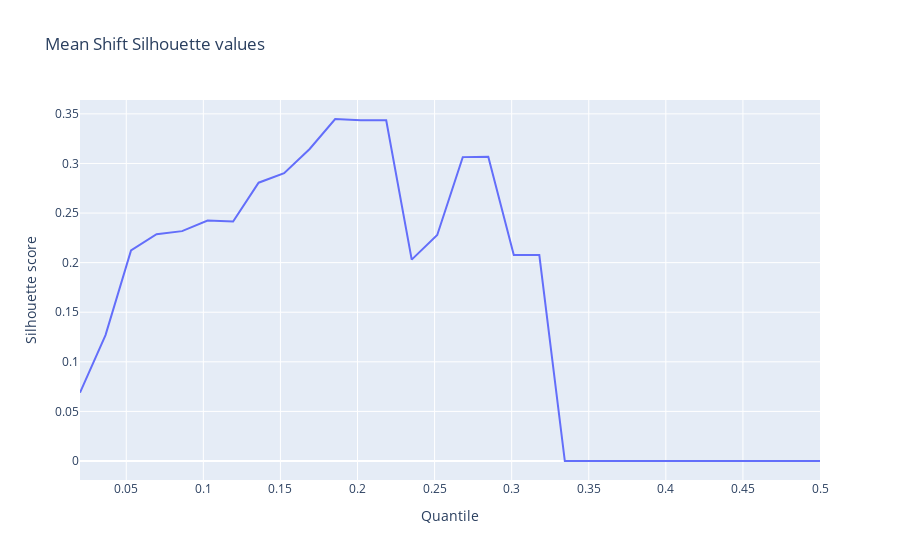

The cell this chart's notebook holds for it:
### Markdown cell above
#### Example with Mean Shift

### Code cell
silhouette_values = []
for quantile in np.linspace(0.02, 0.5, 30):
	bw = estimate_bandwidth(X=norm_df, quantile=quantile)
	agg = MeanShift(bandwidth=bw).fit(norm_df)
	try:
		score = silhouette_score(norm_df, agg.predict(norm_df))
		silhouette_values.append([score, quantile])
	except ValueError:
		silhouette_values.append([0, quantile])

silhouette_values_df = pd.DataFrame(silhouette_values, columns=['score','quantile'])

fig = go.Figure()
fig.add_trace(go.Scatter(x = silhouette_values_df['quantile'],
                         y = silhouette_values_df['score'])
)
fig.update_layout(dict(title = 'Mean Shift Silhouette values',
				xaxis_title = 'Quantile',
                       	yaxis_title='Silhouette score')
)
fig.show()

### Figure 1 — Plotly figure (JSON) as saved in the notebook; plotly's stock layout.template omitted (floating-point values rounded to 4 significant figures)
{"data": [{"type": "scatter", "x": [0.02, 0.03655, 0.0531, 0.06966, 0.08621, 0.1028, 0.1193, 0.1359, 0.1524, 0.169, 0.1855, 0.2021, 0.2186, 0.2352, 0.2517, 0.2683, 0.2848, 0.3014, 0.3179, 0.3345, 0.351, 0.3676, 0.3841, 0.4007, 0.4172, 0.4338, 0.4503, 0.4669, 0.4834, 0.5], "y": [0.06886, 0.127, 0.2122, 0.2286, 0.2318, 0.2424, 0.2415, 0.2806, 0.2901, 0.3146, 0.3448, 0.3435, 0.3435, 0.2031, 0.2279, 0.3064, 0.3067, 0.2076, 0.2076, 0, 0, 0, 0, 0, 0, 0, 0, 0, 0, 0]}], "layout": {"title": {"text": "Mean Shift Silhouette values"}, "xaxis": {"title": {"text": "Quantile"}}, "yaxis": {"title": {"text": "Silhouette score"}}}}
